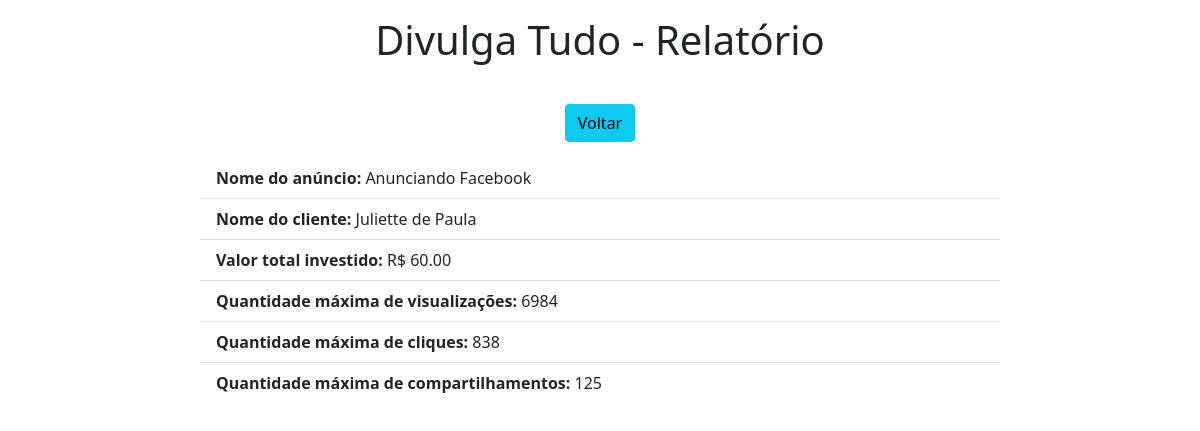
Page /view/2/ on the committed database.
### app/models.py (models this page shows)
class Anuncios(models.Model):
    nome_anuncio = models.CharField(blank=False, null=False, max_length=150);
    nome_cliente = models.CharField(blank=False, null=False, max_length=150);
    data_inicio = models.DateField(blank=False, null=False);
    data_fim = models.DateField(blank=False, null=False);
    investimento_dia = models.DecimalField(blank=False, null=False, max_digits=100, decimal_places=2);

### app/views.py (the view)
# urls.py: path('view/<int:pk>/', view, name="view"),
def view(request, pk):
    data = {};
    data["db"] = Anuncios.objects.get(pk=pk);
    data["db"].valor_investido = valorInvestido(data["db"].data_inicio, data["db"].data_fim, data["db"].investimento_dia);
    data["db"].qnt_max_view = int(calculoAproximadoDeVisualizacoes(float(data["db"].valor_investido)));
    data["db"].qnt_max_click = int(cliquesPorVisualizacoes(float(data["db"].qnt_max_view)));
    data["db"].qnt_max_share = int(compartilhamentosPorCliques(float(data["db"].qnt_max_click)));
    return render(request, "view.html", data);

### app/calculadora.py (called while the page is built)
def cliquesPorVisualizacoes(numeroDeVisualizações):
    return numeroDeVisualizações*MULTIPLICADOR_CLIQUES;

def compartilhamentosPorCliques(numeroDeCliques):
    return numeroDeCliques*MULTIPLICADOR_COMPARTILHAMENTOS;

def visualizacoesPorCompartilhamento(numeroDeCompartilhamentos):
    return numeroDeCompartilhamentos*VISUALIZACOES_POR_COMPARTILHAMENTO;

def visualizacoesAnuncioOriginalPorReal(valorInvestido):
    return valorInvestido*VISUALIZACOES_POR_REAL;

def calculoAproximadoDeVisualizacoes(valorInvestido):
    visualizacoesPorInvestimento = visualizacoesAnuncioOriginalPorReal(valorInvestido);
    valorAproximadoDeVisualizacoes = visualizacoesPorInvestimento;
    for i in range(MAX_COMPARTILHAMENTO_SEQUENCIA):
        quantidadeDeCliques = cliquesPorVisualizacoes(visualizacoesPorInvestimento);
        quantidadeDeCompartilhamentos = compartilhamentosPorCliques(quantidadeDeCliques);
        valorAproximadoDeVisualizacoes += visualizacoesPorCompartilhamento(quantidadeDeCompartilhamentos);
    return valorAproximadoDeVisualizacoes;

def valorInvestido(data_inicio, data_fim, investimento_dia):
    if(data_fim == data_inicio):
        quantidade_dias = 1;
    elif(data_fim < data_inicio):
        quantidade_dias = 0;
    else:
        d_fim = datetime.strptime(str(data_fim), "%Y-%m-%d");
        d_inicio = datetime.strptime(str(data_inicio), "%Y-%m-%d");
        quantidade_dias = abs((d_fim - d_inicio).days);
    valor_investido = quantidade_dias*investimento_dia;
    print(str(data_fim), str(data_inicio), quantidade_dias, investimento_dia, valor_investido);
    return valor_investido;

### app/templates/view.html (shortened to what this page needs)
<!DOCTYPE html>
<html lang="pt-br">
<head>
    <link href="https://cdn.jsdelivr.net/npm/bootstrap@5.0.2/dist/css/bootstrap.min.css" rel="stylesheet">
</head>
<body>
    <div class="col-8 m-auto pt-3 pb-2 text-center">
        <h1>Divulga Tudo - Relatório</h1>
    </div>
    <div class="col-8 m-auto pt-4 pb-2 text-center">
        <a href="/" class="btn btn-info">Voltar</a>
    </div>
    <div class="col-8 m-auto pt-2 pb-2 text-left">
      <ul class="list-group list-group-flush">
        <li class="list-group-item"><Strong>Nome do anúncio: </Strong>{{db.nome_anuncio}}</li>
        <li class="list-group-item"><Strong>Nome do cliente: </Strong>{{db.nome_cliente}}</li>
        <li class="list-group-item"><Strong>Valor total investido: </Strong>R$ {{db.valor_investido}}</li>
        <li class="list-group-item"><Strong>Quantidade máxima de visualizações: </Strong>{{db.qnt_max_view}}</li>
        <li class="list-group-item"><Strong>Quantidade máxima de cliques: </Strong>{{db.qnt_max_click}}</li>
        <li class="list-group-item"><Strong>Quantidade máxima de compartilhamentos: </Strong>{{db.qnt_max_share}}</li>
      </ul>
    </div>
</body>
</html>

### rows in the picture
Anuncios: nome_anuncio "Anunciando Facebook", nome_cliente "Juliette de Paula", valor_investido "60.00", qnt_max_view "6984", qnt_max_click "838", qnt_max_share "125"
